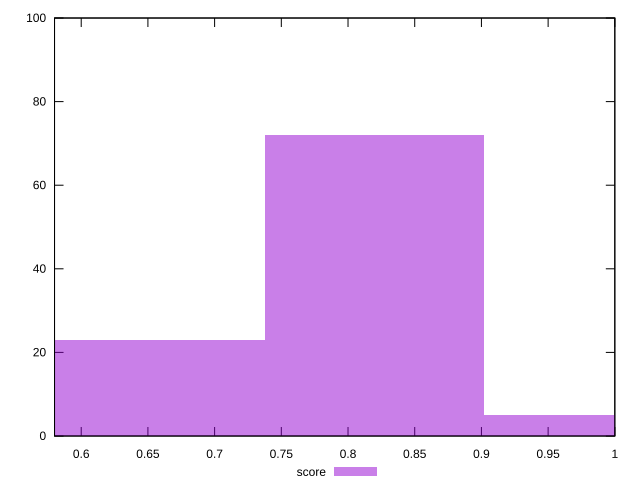

Here is the gnuplot script that generated this plot:
reset

$score <<EOF
0.6560526777207122 23
0.8200658471508903 72
0.9840790165810682 5
EOF

set key outside below
set boxwidth 0.16401316943017805
set xrange [0.58:1]
set yrange [0:100]
set trange [0:100]
set style fill transparent solid 0.5 noborder
set terminal svg size 640, 490 enhanced background rgb 'white'
set output "report_00015_2021-02-09T16-11-33.973Z/unused-css-rules/samples/pages+cached+noadtech+nomedia/score/histogram.svg"

plot $score title "score" with boxes

reset
